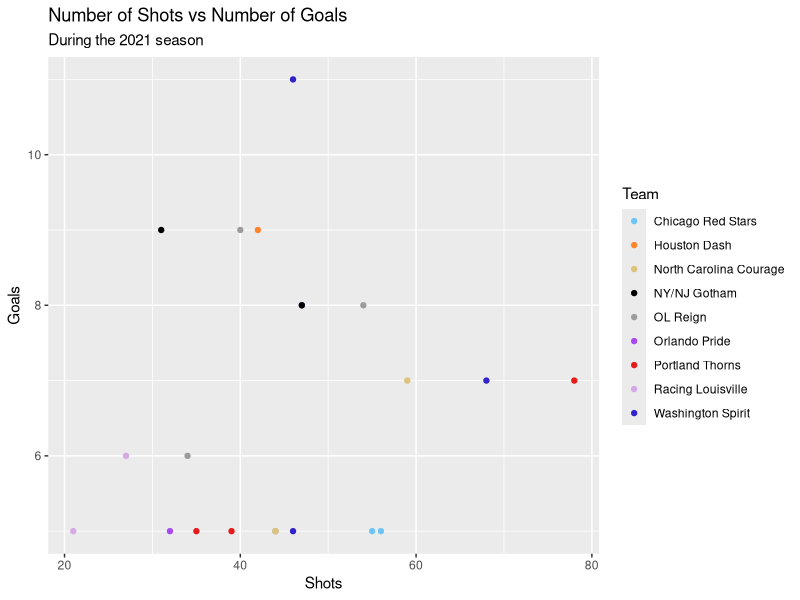
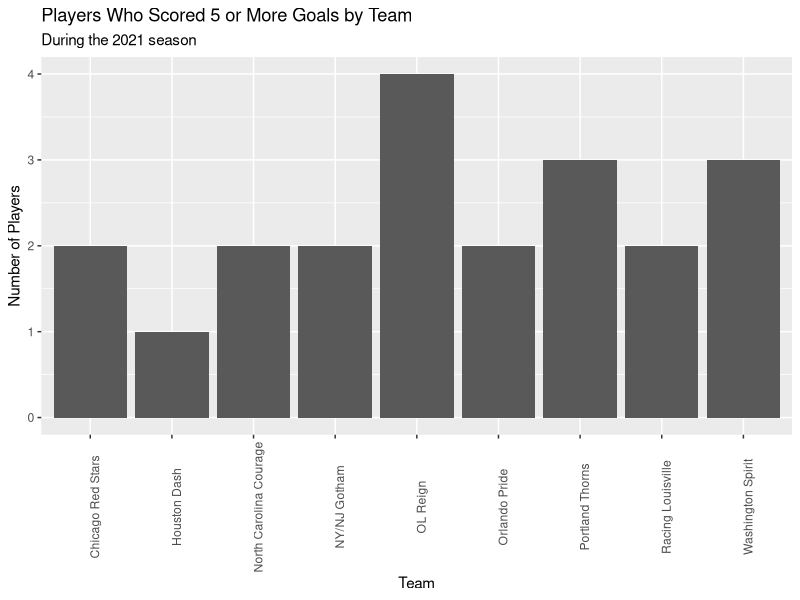

Write R code to recreate these figures, in order.
## ---- chunk 1
knitr::opts_chunk$set(echo = TRUE)
## ---- chunk 2
library(tidyverse)
## ---- chunk 3
stats <- tibble(
  player = c("Ashley Hatch", "Bethany Balcer", "Rachel Daly", "Margaret Purce", "Eugenie Le Sommer", "Sydney Leroux", "Ifeoma Onumonu", "Trinity Rodman", "Sophia Smith", "Lynn Williams", "Megan Rapinoe", "Ebony Salmon", "Simone Charley", "Jessica Fishlock", "CeCe Kizer", "Alex Morgan", "Mallory Pugh", "Amy Rodriguez", "Ashley Sanchez", "Christine Sinclair", "Kealia Watt"), 
  team = c("Washington Spirit", "OL Reign", "Houston Dash", "NY/NJ Gotham", "OL Reign", "Orlando Pride", "NY/NJ Gotham", "Washington Spirit", "Portland Thorns", "North Carolina Courage", "OL Reign", "Racing Louisville", "Portland Thorns", "OL Reign", "Racing Louisville", "Orlando Pride", "Chicago Red Stars", "North Carolina Courage", "Washington Spirit", "Portland Thorns", "Chicago Red Stars"),
  shots = c(46, 40, 42, 31, 54, 47, 47, 68, 78, 59, 34, 27, 35, 44, 21, 32, 56, 44, 46, 39, 55), 
  goals_scored = c(11, 9, 9, 9, 8, 8, 8, 7, 7, 7, 6, 6, 5, 5, 5, 5, 5, 5, 5, 5, 5)
)
## ---- chunk 4
ggplot(data = stats, mapping = aes(x = shots, y = goals_scored, color = team)) + 
  geom_point() + 
  scale_color_manual(values = c("#6CC5F5", "#FF842A", "#DDC27B", "black", "#9E9B9B", "#A54BF1", "#E51A1A", "#D7A8E7", "#3324CA")) +
  labs(title = "Number of Shots vs Number of Goals", subtitle = 
         "During the 2021 season", x = "Shots", y = "Goals", color = "Team")
## ---- chunk 5
ggplot(data = stats, mapping = aes(x = team)) + 
  geom_bar() +
  theme(axis.text.x = element_text(angle = 90)) +
  labs(title = "Players Who Scored 5 or More Goals by Team", subtitle = 
         "During the 2021 season", x = "Team", y = "Number of Players")
